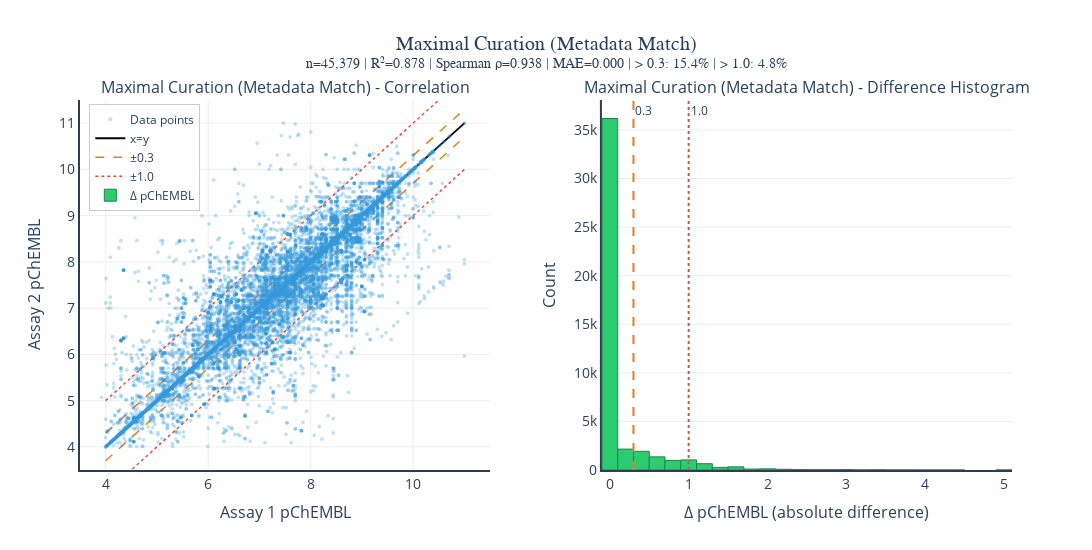

The cell this chart's notebook holds for it:
### Code cell
# Generate agreement plot for Maximal Curation
if 'max' in overlap_data:
    fig_max_agreement = create_agreement_figure(
        overlap_data['max'],
        title="Maximal Curation (Metadata Match)",
        output_basename="maximal_curation_agreement",
    )
    if fig_max_agreement:
        fig_max_agreement.show()
else:
    print("⚠ No maximal overlap data available")

### Figure 1 — Plotly figure (JSON) as saved in the notebook; plotly's stock layout.template omitted (floating-point values rounded to 4 significant figures; data arrays with more than 128 entries replaced by an {"elided": "..."} marker saying what was removed)
{"data": [{"hovertemplate": "Assay 1: %{x:.2f}<br>Assay 2: %{y:.2f}<extra></extra>", "marker": {"color": "#3498db", "opacity": 0.3, "size": 4}, "mode": "markers", "name": "Data points", "type": "scattergl", "x": {"elided": "45379 float values"}, "xaxis": "x", "y": {"elided": "45379 float values"}, "yaxis": "y"}, {"line": {"color": "black", "width": 2}, "mode": "lines", "name": "x=y", "showlegend": true, "type": "scatter", "x": [4, 11], "xaxis": "x", "y": [4, 11], "yaxis": "y"}, {"line": {"color": "#E67E22", "dash": "dash", "width": 1.5}, "mode": "lines", "name": "±0.3", "showlegend": true, "type": "scatter", "x": [4, 11], "xaxis": "x", "y": [3.7, 10.7], "yaxis": "y"}, {"line": {"color": "#E67E22", "dash": "dash", "width": 1.5}, "mode": "lines", "showlegend": false, "type": "scatter", "x": [4, 11], "xaxis": "x", "y": [4.3, 11.3], "yaxis": "y"}, {"line": {"color": "#E74C3C", "dash": "dot", "width": 1.5}, "mode": "lines", "name": "±1.0", "showlegend": true, "type": "scatter", "x": [4, 11], "xaxis": "x", "y": [3, 10], "yaxis": "y"}, {"line": {"color": "#E74C3C", "dash": "dot", "width": 1.5}, "mode": "lines", "showlegend": false, "type": "scatter", "x": [4, 11], "xaxis": "x", "y": [5, 12], "yaxis": "y"}, {"hovertemplate": "Δ: %{x:.2f}<br>Count: %{y}<extra></extra>", "marker": {"color": "#2ECC71", "line": {"color": "#1D8348", "width": 1}}, "name": "Δ pChEMBL", "nbinsx": 30, "type": "histogram", "x": {"elided": "45379 float values"}, "xaxis": "x2", "yaxis": "y2"}], "layout": {"annotations": [{"font": {"size": 16}, "showarrow": false, "text": "Maximal Curation (Metadata Match) - Correlation", "x": 0.22, "xanchor": "center", "xref": "paper", "y": 1, "yanchor": "bottom", "yref": "paper"}, {"font": {"size": 16}, "showarrow": false, "text": "Maximal Curation (Metadata Match) - Difference Histogram", "x": 0.78, "xanchor": "center", "xref": "paper", "y": 1, "yanchor": "bottom", "yref": "paper"}, {"showarrow": false, "text": "0.3", "x": 0.3, "xanchor": "left", "xref": "x2", "y": 1, "yanchor": "top", "yref": "y2 domain"}, {"showarrow": false, "text": "1.0", "x": 1, "xanchor": "left", "xref": "x2", "y": 1, "yanchor": "top", "yref": "y2 domain"}], "height": 550, "legend": {"bgcolor": "rgba(255,255,255,0.8)", "bordercolor": "#ccc", "borderwidth": 1, "x": 0.01, "y": 0.99}, "paper_bgcolor": "white", "plot_bgcolor": "white", "shapes": [{"line": {"color": "#E67E22", "dash": "dash", "width": 2}, "type": "line", "x0": 0.3, "x1": 0.3, "xref": "x2", "y0": 0, "y1": 1, "yref": "y2 domain"}, {"line": {"color": "#E74C3C", "dash": "dot", "width": 2}, "type": "line", "x0": 1, "x1": 1, "xref": "x2", "y0": 0, "y1": 1, "yref": "y2 domain"}], "showlegend": true, "title": {"font": {"family": "Arial", "size": 20}, "text": "Maximal Curation (Metadata Match)<br><sup>n=45,379 | R²=0.878 | Spearman ρ=0.938 | MAE=0.000 | > 0.3: 15.4% | > 1.0: 4.8%</sup>", "x": 0.5, "xanchor": "center"}, "width": 1400, "xaxis": {"anchor": "y", "domain": [0, 0.44], "gridcolor": "rgba(200,200,200,0.3)", "linecolor": "#2C3E50", "linewidth": 2, "range": [3.5, 11.5], "showgrid": true, "tickfont": {"size": 14}, "title": {"font": {"size": 16}, "text": "Assay 1 pChEMBL"}}, "xaxis2": {"anchor": "y2", "domain": [0.56, 1], "linecolor": "#2C3E50", "linewidth": 2, "showgrid": false, "tickfont": {"size": 14}, "title": {"font": {"size": 16}, "text": "Δ pChEMBL (absolute difference)"}}, "yaxis": {"anchor": "x", "domain": [0, 1], "gridcolor": "rgba(200,200,200,0.3)", "linecolor": "#2C3E50", "linewidth": 2, "range": [3.5, 11.5], "showgrid": true, "tickfont": {"size": 14}, "title": {"font": {"size": 16}, "text": "Assay 2 pChEMBL"}}, "yaxis2": {"anchor": "x2", "domain": [0, 1], "gridcolor": "rgba(200,200,200,0.3)", "linecolor": "#2C3E50", "linewidth": 2, "showgrid": true, "tickfont": {"size": 14}, "title": {"font": {"size": 16}, "text": "Count"}}}}
